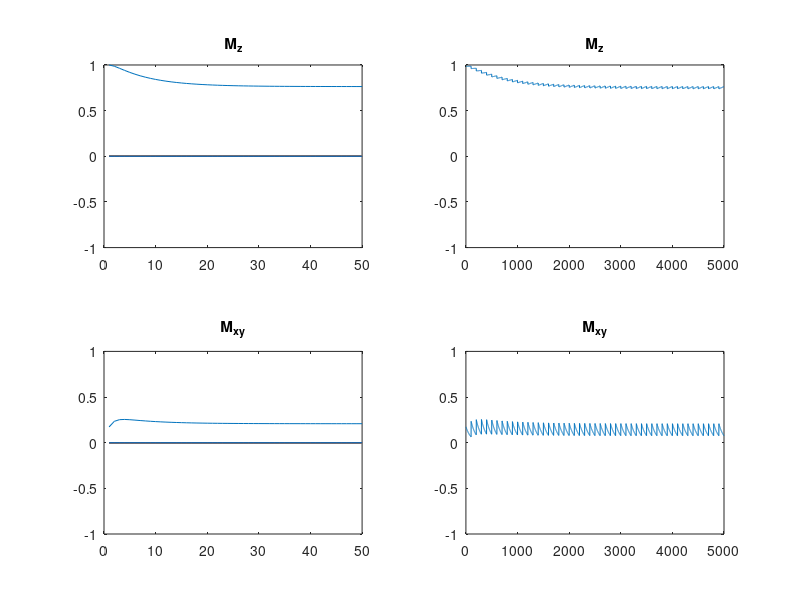

Here is the MATLAB script that generated this plot:
clear; close all; clc;

m_0 = 1;
t_1 = 500; 
t_2 = 50;
angle_flip = 10*pi/180; % flip angle 
t_r = 50; % repetition time 
pulse_num = 50; % number of pulses
pulse_length = 100; % the length of a single pulse
M_z = zeros(pulse_num);
M_xy = zeros(pulse_num);
M_z_2 = zeros(pulse_length,pulse_num);
M_xy_2 = zeros(pulse_length,pulse_num);


M_z_before_pulse = m_0; % initialization of Mz
M_xy_before_pulse = 0; % initialization of Mxy
t = 0:1:(pulse_length-1);
t = t.*t_r./(pulse_length-1);
for p = 1:1:pulse_num
    M_z(p) = M_z_before_pulse;
    Mz_after_pulse = M_z_before_pulse*cos(angle_flip) - M_xy_before_pulse*sin(angle_flip);
    Mxy_after_pulse = M_z_before_pulse*sin(angle_flip) + M_xy_before_pulse*cos(angle_flip);
    M_xy(p) = Mxy_after_pulse;
    M_z_2(:,p) = (Mz_after_pulse - m_0) * exp(-t./t_1) + m_0;
    M_xy_2(:,p) = Mxy_after_pulse * exp(-t./t_2);
    M_z_before_pulse = M_z_2(pulse_length,p);
    M_xy_before_pulse = M_xy_2(pulse_length,p);
end

figure(1);
subplot(2,2,1);
plot(M_z); title('M_z'); 
xlim([0,pulse_num]); ylim([-1,1]);
subplot(2,2,3);
plot(M_xy); title('M_x_y'); 
xlim([0,pulse_num]); ylim([-1,1]);

subplot(2,2,2);
plot(reshape(M_z_2,1,pulse_num*pulse_length)); 
title('M_z'); 
xlim([0,pulse_num*pulse_length]); ylim([-1,1]);
subplot(2,2,4);
plot(reshape(M_xy_2,1,pulse_num*pulse_length)); 
title('M_x_y'); 
xlim([0,pulse_num*pulse_length]); ylim([-1,1]);
